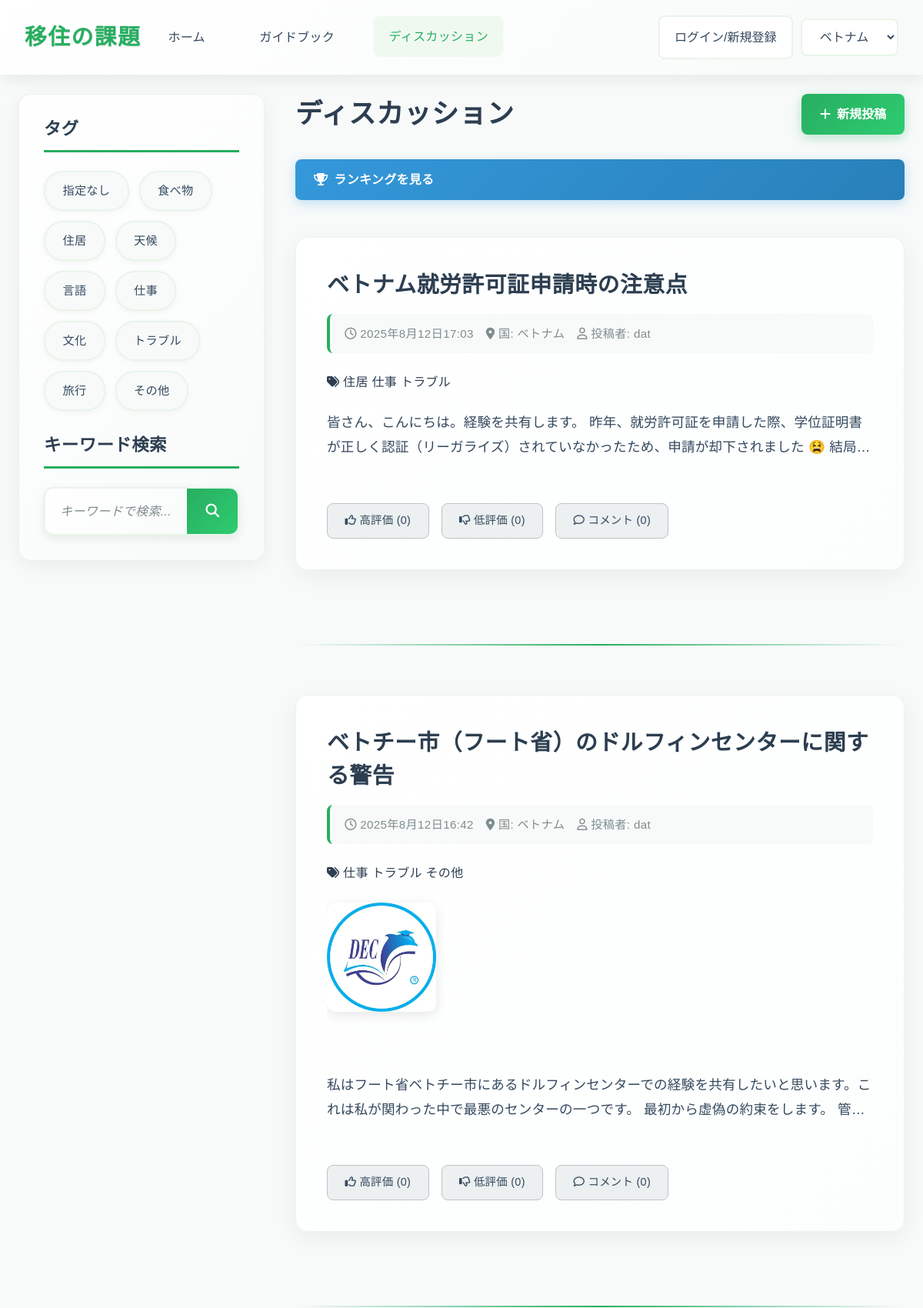
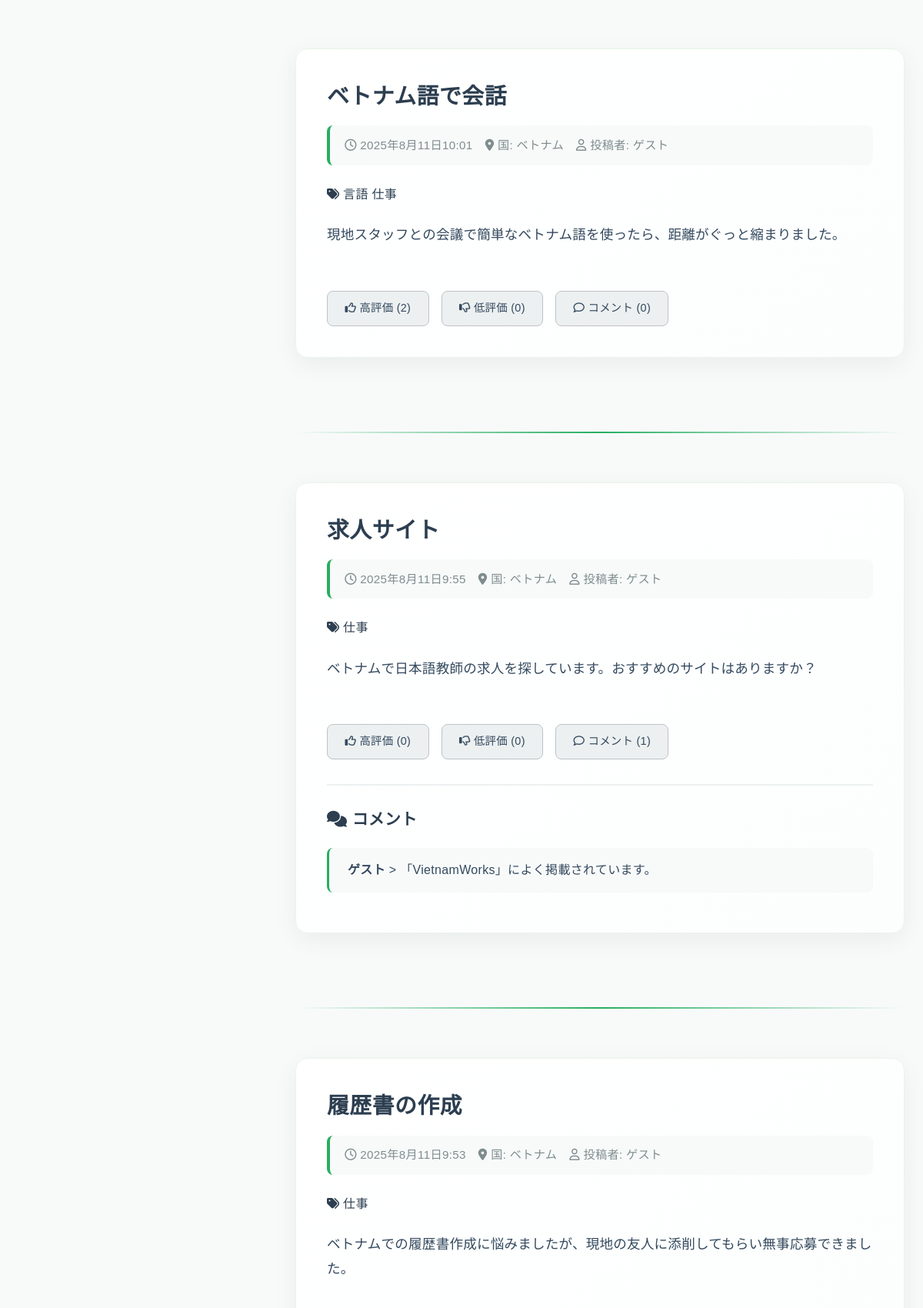
The app's page /discussions/?tag=6 (upper part) with its own data (2 pictures, top to bottom).
### app1/models.py (models this page shows, shortened)
class Tags(models.Model):
    name=models.CharField(max_length=43,unique=True)

class  Article(models.Model):
    id=models.UUIDField(primary_key=True,default=uuid.uuid4,editable=False)
    title=models.TextField(verbose_name="title")
    country=models.TextField(verbose_name="country")
    user_name=models.TextField(default="ゲスト",verbose_name="user_name")
    body=models.TextField(verbose_name="content")
    tag=models.ManyToManyField('Tags',verbose_name="tag",blank=True)
    picture=models.ImageField(upload_to="app1/picture/",null=True,blank=True,verbose_name="picture")
    created=models.DateTimeField(auto_now_add=True,verbose_name="created_date_time")
    edited=models.DateTimeField(auto_now_add=True,verbose_name="edited_date_time")
    likes=models.IntegerField(default=0,verbose_name="likes_count")
    dislikes=models.IntegerField(default=0,verbose_name="dislikes_count")
    comments=models.IntegerField(default=0,verbose_name="comments_count")
    score=models.IntegerField(default=0,verbose_name="score")

class Comment(models.Model):
    id=models.UUIDField(primary_key=True,default=uuid.uuid4,editable=False)
    article_id=models.ForeignKey(Article,verbose_name="ArticleID",on_delete=models.CASCADE)
    user_name=models.TextField(default="ゲスト",verbose_name="user_name")
    body=models.TextField(verbose_name="comment")
    created=models.DateTimeField(auto_now_add=True,verbose_name="created_date_time")

### app1/views.py (the view, shortened to what this page needs)
class DiscussionsView(View):
    def get(self, request):
        form = ArticleModelForm()
        tag_id = request.GET.getlist('tag')
        keyword = request.GET.get('q')
        articles = Article.objects.all().order_by("-created")
        if tag_id:
            for tid in tag_id:
                articles = articles.filter(tag__id=tid)
            articles = articles.distinct()
        if keyword:
            articles = articles.filter(Q(title__icontains=keyword) | Q(body__icontains=keyword))
        comments = Comment.objects.all()
        tags = Tags.objects.all()
        context = {
            'form': form,
            'articles': articles,
            'comments': comments,
            'tags': tags,
            'selected_tags': tag_id,
            'keyword': keyword
        }
        return render(request, 'app1/discussions.html', context)

### app1/forms.py
class ArticleModelForm(ModelForm):
    class Meta:
        model=Article
        fields=["title","country","tag","body","picture"]
        widgets = {
            "tag": forms.CheckboxSelectMultiple()
        }

### templates/app1/discussions.html (shortened to what this page needs)
<!DOCTYPE html>
<html lang="ja">
<head>
    <link rel="stylesheet" href="https://cdnjs.cloudflare.com/ajax/libs/font-awesome/6.0.0-beta3/css/all.min.css">
    <link rel="stylesheet" href="https://cdn.jsdelivr.net/npm/bootstrap@4.1.3/dist/css/bootstrap.min.css">
    <link rel="stylesheet" href="https://cdnjs.cloudflare.com/ajax/libs/font-awesome/6.4.0/css/all.min.css">
    {% load static %}
    <link rel="stylesheet" href="{% static 'app1/css/style.css' %}">
</head>
<body>
    <header class="navbar">
        <div class="navbar-brand">移住の課題</div>
        <nav class="navbar-menu">
            <a href="{% url 'app1:index' %}" class="nav-item" style="text-decoration: none;">ホーム</a>
            <a href="{% url 'app1:general' %}" class="nav-item" style="text-decoration: none;">ガイドブック</a>
            <a href="{% url 'app1:discussions' %}" class="nav-item active" style="text-decoration: none;">ディスカッション</a>
        </nav>
        {% if request.user.is_authenticated %}
        <form action="{% url 'accounts:logout' %}" method="post" style="margin: 0 0 0 auto; margin-right: 10px;">
            {% csrf_token %}
            <button type="submit" id="country-select" class="country-select" style="background-color: white;">{{request.user}}からログアウト</button>
        </form>
        {% else %}
        <button onclick="location.href='/login'" id="country-select" class="country-select" style="margin: 0 0 0 auto; margin-right: 10px; background-color: white;" >ログイン/新規登録</button>
        {% endif %}
        <div class="navbar-actions">
            <select id="country-select" class="country-select">
                <option value="ベトナム">ベトナム</option>
            </select>
        </div>
    </header>
    <main class="container">
        <div class="page-content-wrapper">
            <div class="sidebar">
                <h3>タグ</h3>
                <div id="discussion-tags" class="tag-list">
                    {% for tag in tags %}
                    {% if tag.id == 1 %}
                    <a href="/discussions" class="tag">{{ tag.name }}</a>
                    {% else %}
                        <a href="{% url 'app1:search' %}?tag={{ tag.id }}{% for t in selected_tags %}{% if t != tag.id|stringformat:'s' %}&tag={{ t }}{% endif %}{% endfor %}{% if keyword %}&q={{ keyword }}{% endif %}"
                        class="tag">{{tag.name}}</a>
                        {% endif %}
                    {% endfor %}
                </div>
                <div style="margin-top: 2rem;">
                    <h3>キーワード検索</h3>
                    <div class="search-box-container">
                        <input type="text" id="general-search" placeholder="キーワードで検索..." class="form-input">
                        <button type="button" id="general-search-button" class="btn-primary search-button">
                        <i class="fas fa-search"></i>
                        </button>
                </div>
                </div>
            </div>
            <div class="main-content">
                <div style="display: flex; justify-content: space-between; align-items: center; margin-bottom: 2rem; flex-wrap: wrap; gap: 1rem;">
                    <h2 style="margin: 0;">ディスカッション</h2>
                    <button id="post-button" class="post-button">
                        <i class="fas fa-plus"></i> 新規投稿
                    </button>
                </div>
                <div class="discussion-list">
                    <a href="{% url 'app1:ranking' %}" class="ranking-link">
                        <i class="fas fa-trophy"></i>
                        ランキングを見る
                    </a>
                    {% for article in articles %}
                    <article class="post-detail">
                        <header>
                            <h2>{{article.title}}</h2>
                            <div class="post-meta">
                                <span><i class="far fa-clock"></i> {{article.created}}</span>
                                <span><i class="fas fa-map-marker-alt"></i> 国: {{article.country}}</span>
                                <span><i class="far fa-user"></i> 投稿者: {{article.user_name}}</span>
                            </div>
                            {% if article.tag.all %}
                            <div class="post-tags">
                                <i class="fas fa-tags"></i>
                                {% for tag in article.tag.all %}
                                <span class="post-tag">{{tag.name}}</span>
                                {% endfor %}
                            </div>
                            {% endif %}
                        </header>
                        <div class="post-content">
                            {% if article.picture %}
                            <div class="post-image">
                                <img src="{{article.picture.url}}" alt="投稿画像" loading="lazy">
                            </div>
                            {% endif %}
                            <div class="post-text">
                                <p>{{article.body}}</p>
                            </div>
                        </div>
                        <footer class="post-actions">
                            <button onclick="location.href='/like/add/{{article.id}}'" class="btn btn-secondary">
                                <i class="far fa-thumbs-up"></i> 高評価 ({{article.likes}})
                            </button>
                            <button onclick="location.href='/dislike/add/{{article.id}}'" class="btn btn-secondary">
                                <i class="far fa-thumbs-down"></i> 低評価 ({{article.dislikes}})
                            </button>
                            <button onclick="location.href='/comment/post/{{article.id}}'" class="btn btn-secondary">
                                <i class="far fa-comment"></i> コメント ({{article.comments}})
                            </button>
                        </footer>
                        {% if article.comments != 0 %}
                        <div class="comments-section">
                            <h5><i class="fas fa-comments"></i> コメント</h5>
                            <ul>
                                {% for comment in comments %}
                                {% if comment.article_id == article %}
                                <li>
                                    <strong>{{comment.user_name}}</strong> > {{comment.body}}
                                </li>
                                {% endif %}
                                {% endfor %}
                            </ul>
                        </div>
                        {% endif %}
                    </article>
                    <hr>
                    {% endfor %}
                </div>
            </div>
        </div>
    </main>
</body>
</html>

### records on screen
Tags: name "指定なし"
Tags: name "食べ物"
Tags: name "住居"
Tags: name "天候"
Tags: name "言語"
Tags: name "仕事"
Tags: name "文化"
Tags: name "トラブル"
Tags: name "旅行"
Tags: name "その他"
Article: title "ベトナム就労許可証申請時の注意点", created "2025年8月12日17:03", country "ベトナム", user_name "dat", body "皆さん、こんにちは。経験を共有します。 昨年、就労許可証を申請した際、学位証明書が正しく認証（リーガライズ）されていなかったため、申請が却下されました…", likes "0", dislikes "0", comments "0"
Article: title "ベトチー市（フート省）のドルフィンセンターに関する警告", created "2025年8月12日16:42", country "ベトナム", user_name "dat", picture (picture), body "私はフート省ベトチー市にあるドルフィンセンターでの経験を共有したいと思います。これは私が関わった中で最悪のセンターの一つです。…", likes "0", dislikes "0", comments "0"
Article: title "ベトナム語で会話", created "2025年8月11日10:01", country "ベトナム", user_name "ゲスト", body "現地スタッフとの会議で簡単なベトナム語を使ったら、距離がぐっと縮まりました。", likes "2", dislikes "0", comments "0"
Article: title "求人サイト", created "2025年8月11日9:55", country "ベトナム", user_name "ゲスト", body "ベトナムで日本語教師の求人を探しています。おすすめのサイトはありますか？", likes "0", dislikes "0", comments "1"
Comment: user_name "ゲスト", body "「VietnamWorks」によく掲載されています。"
Article: title "履歴書の作成", created "2025年8月11日9:53", country "ベトナム", user_name "ゲスト", body "ベトナムでの履歴書作成に悩みましたが、現地の友人に添削してもらい無事応募できました。"
